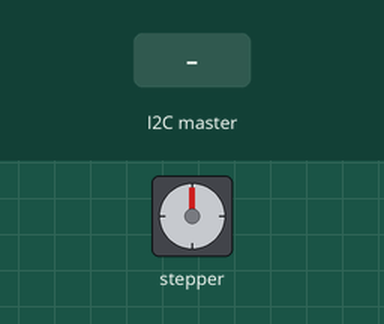
Simulated run of this sketch. Board: Arduino Uno, built with avr-gcc and run on an emulated ATmega328P. On the bench: stepper motor. The inputs (shaded band) are chosen by the test bench. Stepper angles assume 2048 steps per turn; what the sketch prints to the serial monitor is not drawn.

Above: at 1.2 s.
1.3 s: the I2C master sends the byte 1
At 1.75 s:
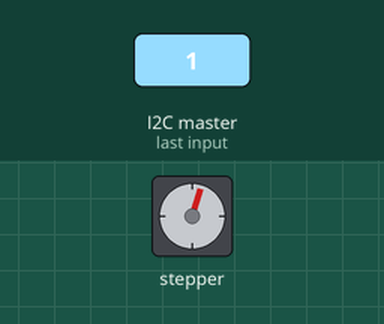
At 2.35 s:
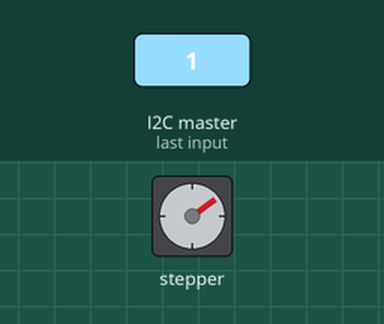
Timing chart, 0 to 8.8 s (numbered marks = the images above; inputs shaded):
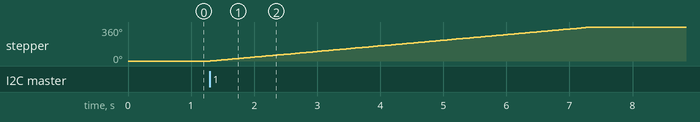

The sketch:

slave.ino
```cpp
#include <Wire.h>
#include <Stepper.h>


const int steps = 2048;
int cmd = -1;


Stepper stepper_1(steps, 4, 5, 6, 7);
Stepper stepper_2(steps, 8, 9, 10, 12);


void receiveEvent(int bytes) {
  while (Wire.available()) {
    cmd = Wire.read();
  }
}


void setup() {
  Wire.begin(4);
  Wire.onReceive(receiveEvent);

  Serial.begin(9600);
  Serial.println("SLAVE READY");

  stepper_1.setSpeed(10);
  stepper_2.setSpeed(10);
}


void loop() {
  switch (cmd) {
    case 0:
      stepper_1.step(0);
      stepper_2.step(0);
      break;
    case 1:
      stepper_1.step(steps);
      break;
    case 2:
      stepper_1.step(-steps);
      break;
    case 8:
      stepper_2.step(steps);
      break;
    case 9:
      stepper_2.step(-steps);
      break;
    default:
      break;
  }

  cmd = -1;
  delay(100);
}
```

Measured:
- after the input at 1.3 s, stepper: turns 360° clockwise in 6.0 s, starting at once
